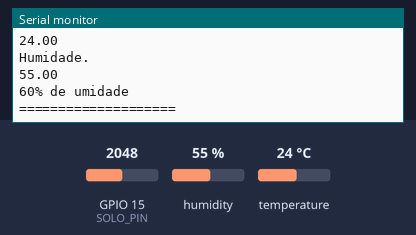
A sketch run on a simulated ESP32. On the bench: the last lines printed to the serial monitor. Inputs (shaded band) come from the test bench; at power-on: humidity 55 %, GPIO 15 (SOLO_PIN) = 2048, temperature 24 °C. WiFi joins after 1.5 s; servers stay silent unless stated.

Above: at 2.7 s.
2.8 s: humidity set to 22 %
At 6.9 s:
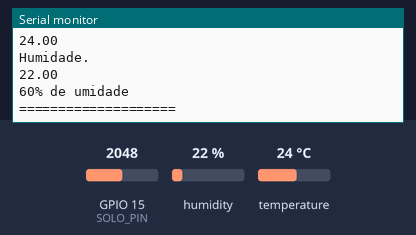
7.9 s: GPIO 15 (SOLO_PIN) set to 2866
At 12.7 s:
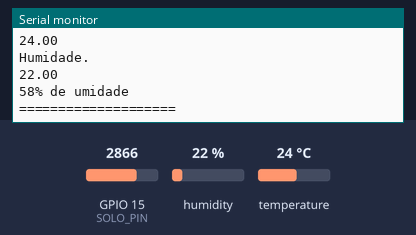
13.0 s: temperature set to 12 °C
18.1 s: GPIO 15 (SOLO_PIN) set to 3603
At 22.3 s:
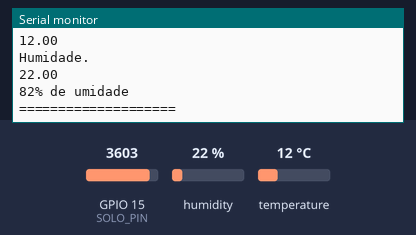
23.2 s: humidity set to 40 %
At 27.7 s:
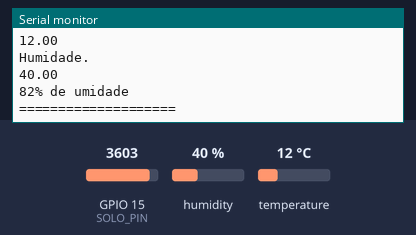
Timing chart, 0 to 29.2 s (numbered marks = the images above; inputs shaded):
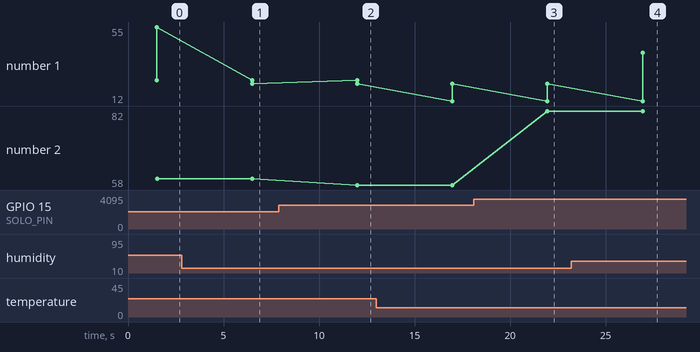

Measured:
- after the input at 2.8 s, the serial monitor: prints a new line after 3.7 s (image 1)
- after the input at 7.9 s, the serial monitor: prints a new line after 4.1 s (image 2)
- after the input at 18.1 s, the serial monitor: prints a new line after 3.8 s (image 3)
- after the input at 23.2 s, the serial monitor: prints a new line after 3.7 s (image 4)
- plotted number 1: 55 → 22 after the input at 2.8 s, 22 → 40 after the input at 23.2 s
- plotted number 2: 60 → 58 after the input at 7.9 s, 58 → 82 after the input at 18.1 s

The sketch:

DHT22___SENSOR_CAPACITIVO_DO_SOLO.ino
```cpp
#include <IOXhop_FirebaseESP32.h>
#include <Ticker.h>
#include <DHT.h>

// Set these to run example.
#define FIREBASE_HOST "https://horta-auto-default-rtdb.firebaseio.com/"
#define FIREBASE_AUTH "ksFwAONJ6OfquLBJzQ5dilNfosfF0PX3CbzJIOlE"
#define WIFI_SSID "CASA"
#define WIFI_PASSWORD "dri12445"

//Declaração dos pinos
#define DHT_PIN 4
#define DHTTYPE DHT22
#define SOLO_PIN 15


//Declaração de variáveis necessárias  do sensor capacitivo
byte UmidPercent = 0, umidade = 0, ValorAnterior = 0;
int ValorAnalog = 0;

float humidity;     float humidity_atual;
float temperature;  float temperature_atual;


// Publique a cada 5 min
#define PUBLISH_INTERVAL 5000

DHT dht(DHT_PIN, DHTTYPE);
Ticker ticker;
bool publishNewState = true;

void publish(){
  publishNewState = true;
}

void setupPins(){

  dht.begin();  // Iniciaçização do Sensor DHT22

}

// Conexão com a rede Wi-Fi
void setupWifi(){

  WiFi.begin(WIFI_SSID, WIFI_PASSWORD);
  Serial.print("connecting");
  while (WiFi.status() != WL_CONNECTED) {
    Serial.print(".");
    delay(500);

  }

  Serial.println();
  Serial.print("connected: ");
  Serial.println(WiFi.localIP());

}

// Conexão com a Base de dados (Firebase)
void setupFirebase(){
  Firebase.begin(FIREBASE_HOST, FIREBASE_AUTH);

}


void setup() {
  Serial.begin(9600);

  setupPins();
  setupWifi();

  setupFirebase();

  // Registra o ticker para publicar de tempos em tempos
  ticker.attach_ms(PUBLISH_INTERVAL, publish);

  ValorAnterior = analogRead(SOLO_PIN);
}


//Leitura do sensor capacitivo
void readSolo(){

  ValorAnalog = analogRead(SOLO_PIN); //Leitura do Valor Analógico do Sensor

  UmidPercent = map(ValorAnalog, 297, 614, 0, 100);          //Mapeando o valor entre 0 e 100
  umidade = 100 - UmidPercent;                              // Invertendo os valores para melhor compreensão

  if ( (umidade > (ValorAnterior) + 1) || (umidade < (ValorAnterior) - 1)){ // Evita leitura repetida
      Serial.print(umidade);
      Serial.println("% de umidade");
      Serial.println("====================");

}
}
void loop(){

  // Apenas publique quando passar o tempo determinado
  if(publishNewState){
    Serial.println("Publish new State");

    // Obtem os dados do sensor DHT
     humidity = dht.readHumidity();
     temperature = dht.readTemperature();

    //Imprime os valores no monitor serial
    Serial.println("Temp. ");
    Serial.println(temperature);
    Serial.println("Humidade. ");
    Serial.println(humidity);

    readSolo();

      if(!isnan(humidity) && !isnan(temperature)){


        // Manda para o firebase o DHT22
        Firebase.pushFloat("temperature", temperature);
        Firebase.pushFloat("humidity", humidity);
        Firebase.pushFloat("Umidade do Solo", umidade);

        publishNewState = false;
    }


    else{
    Serial.println("Erro no envio!");
    }

  }
  delay(500);
}
```
